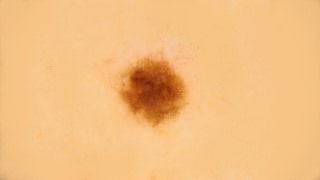
#> input picture test_images/benign/16.jpg, 320 x 180 px
$ python -i mole_hausdorff_hsv_analysis.py   (imports and definitions only)
#> lines starting #> are read from the running program, lines starting #| are printed output that depends on the picture; after the words box and inside, x2 and y2 are one past the last pixel; in counts of white or black regions, pixels touching at a corner belong together
"""
mole_hausdorff_hsv_analysis.py

Full pipeline for skin mole analysis using HSV color space:

1. Segments moles using V (value) channel + Otsu thresholding
2. Saves cropped & centered 300x300 segmented mole images
3. Computes Hausdorff dimension for whole mole and border
4. Extracts HSV statistics from:
   - Whole mole (default) OR
   - Border ring only (toggleable)
5. Performs statistical comparison (benign vs malignant)

Updated: 28.12.2025
"""

import os
import cv2
import numpy as np
import pandas as pd
import matplotlib.pyplot as plt
from tqdm import tqdm
from skimage import io
from scipy.ndimage import binary_fill_holes
from scipy.stats import shapiro, ttest_ind, mannwhitneyu


# 1. Mole Segmentation (HSV → V channel)
def segment_mole_hsv(image_path, save_path=None, visualize=False):
#> called with image_path = 'test_images/benign/16.jpg', visualize = False
    image = io.imread(image_path)
#> image is the input picture: shape (180, 320, 3); mean R, G, B 243.2, 190.5, 129.4

    hsv_image = cv2.cvtColor(image, cv2.COLOR_RGB2HSV)
#> hsv_image: shape (180, 320, 3); mean H, S, V 16.2, 120.8, 243.2
    V_channel = hsv_image[:, :, 2]
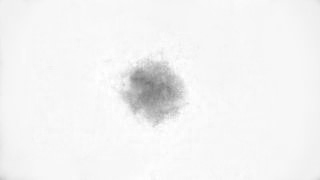
#> V_channel: shape (180, 320); min 120, max 255, mean 243.2

    blurred = cv2.GaussianBlur(V_channel, (5, 5), 0)
    _, thresholded = cv2.threshold(
        blurred, 0, 255, cv2.THRESH_BINARY_INV + cv2.THRESH_OTSU
    )
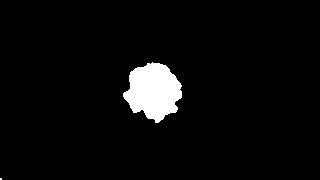
#> thresholded: shape (180, 320); 4.2% white; 2 white regions (1 under 20 px)

    contours, _ = cv2.findContours(
        thresholded, cv2.RETR_EXTERNAL, cv2.CHAIN_APPROX_SIMPLE
    )
#> contours = 2 contours, 1 with area under 20; largest, box (x1, y1, x2, y2) and area: (123, 62, 182, 123) 2338
    if not contours:
        return None, None

    largest_contour = max(contours, key=cv2.contourArea)
#> largest_contour = contour of 96 points, box (x1, y1, x2, y2) (123, 62, 182, 123), area 2338

    mask = np.zeros_like(V_channel)
    cv2.drawContours(mask, [largest_contour], -1, 255, thickness=cv2.FILLED)
#> mask: shape (180, 320); 4.2% white; 1 white region, box (x1, y1, x2, y2) and area: (123, 62, 182, 123) 2428
    mask = binary_fill_holes(mask).astype(np.uint8) * 255

    segmented = cv2.bitwise_and(image, image, mask=mask)
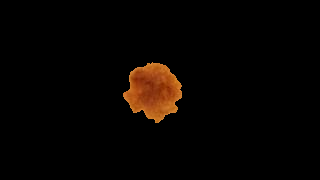
#> segmented: shape (180, 320, 3); mean R, G, B 7.3, 3.6, 1.1

    x, y, w, h = cv2.boundingRect(largest_contour)
#> x = 123; y = 62; w = 59; h = 61
    cropped = segmented[y : y + h, x : x + w]
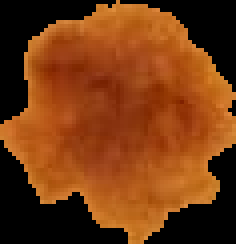
#> cropped: shape (61, 59, 3) (shown 4 times larger); mean R, G, B 117.2, 57.5, 17.5
    cropped_bgr = cv2.cvtColor(cropped, cv2.COLOR_RGB2BGR)
    cropped_resized = cv2.resize(cropped_bgr, (300, 300))
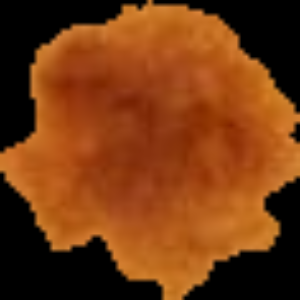
#> cropped_resized: shape (300, 300, 3); mean B, G, R 17.4, 57.4, 117.1

    if save_path:
        cv2.imwrite(save_path, cropped_resized)

    if visualize:
        titles = [
            "Original",
            "V Channel",
            "Blurred",
            "Thresholded",
            "Mask",
            "Segmented",
        ]
        images = [image, V_channel, blurred, thresholded, mask, segmented]
        plt.figure(figsize=(15, 10))
        for i, img in enumerate(images):
            plt.subplot(2, 3, i + 1)
            if len(img.shape) == 2:
                plt.imshow(img, cmap="gray")
            else:
                plt.imshow(img[..., ::-1])
            plt.title(titles[i])
            plt.axis("off")
        plt.tight_layout()
        plt.show()

    return mask, (cropped_resized if not save_path else None)


# 2. Hausdorff Dimension
# [224 lines left out: functions hausdorff_dimension, process_folders_for_hausdorff, extract_hsv_features, statistical_comparison_hsv, not called in this run]


# 6. Main Execution
# [58 lines not run here, left out]

>>> result = segment_mole_hsv('test_images/benign/16.jpg')

$ run again, on test_images/benign/32.jpg
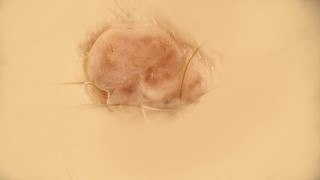
#> input picture test_images/benign/32.jpg, 320 x 180 px
#> in segment_mole_hsv, image is the input picture: shape (180, 320, 3); mean R, G, B 231.5, 187.9, 134.7
#> hsv_image: shape (180, 320, 3); mean H, S, V 16.9, 107.4, 231.5
#> in segment_mole_hsv, `_, thresholded = cv2.threshold( blurred, 0, 255, cv2.THRESH_BINARY_INV..`:
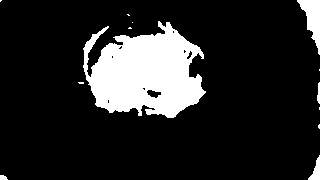
#> thresholded: shape (180, 320); 15.1% white; 13 white regions (8 under 20 px)
#> contours = 13 contours, 8 with area under 20; largest, box (x1, y1, x2, y2) and area: (83, 21, 206, 118) 7666, (297, 0, 320, 55) 530, (308, 155, 320, 180) 114, (317, 82, 320, 104) 26, (0, 175, 8, 180) 22
#> largest_contour = contour of 296 points, box (x1, y1, x2, y2) (83, 21, 206, 118), area 7666
#> mask: shape (180, 320); 13.8% white; 1 white region, box (x1, y1, x2, y2) and area: (83, 21, 206, 118) 7942
#> x = 83; y = 21; w = 123; h = 97
#> in segment_mole_hsv, `cropped_resized = cv2.resize(cropped_bgr, (300, 300))`:
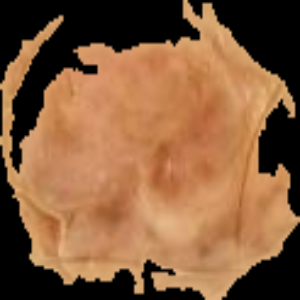
#> cropped_resized: shape (300, 300, 3); mean B, G, R 61.2, 93.4, 134.5
